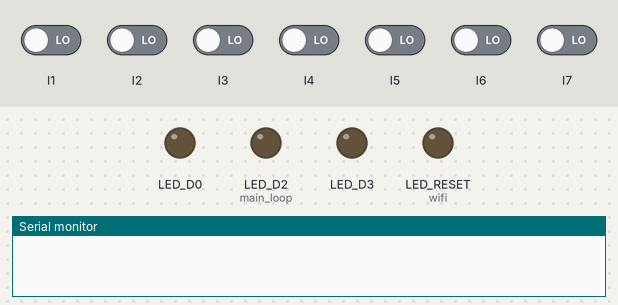
Recording of a sketch running on a simulated Arduino Opta. Shown: output pins drawn as LEDs (lit = HIGH), the last lines printed to the serial monitor. Inputs (shaded band) come from the test bench; at power-on: I1–7 LOW. WiFi joins after 1.5 s; servers stay silent unless stated; network time is answered at once with the bench clock; the local clock reads 2024-03-15 10:24:30 at power-on unless the sketch sets it; no MQTT or app messages arrive unless stated; not simulated (calls return 0 or success): secrets.h; names the files do not define were given values by the test bench: SECRET_MQTT_PORT = 1883; pins used as bus, display or sensor lines are not drawn.

Above: at 0.0 s.
At 7.2 s:
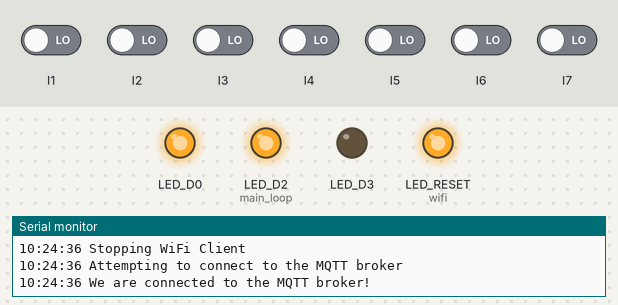
7.3 s: I1 driven HIGH and I2 driven HIGH
10.3 s: I2 driven LOW
At 10.61 s:
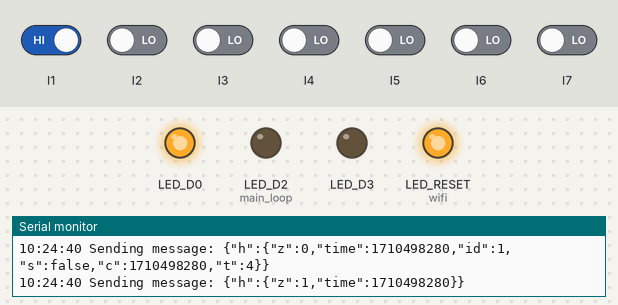
Timing chart, 0 to 19.3 s (numbered marks = the images above; inputs shaded):
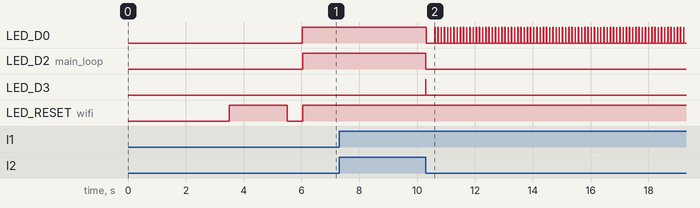

The sketch:

supervatten.ino
```cpp
#include <WiFi.h>
#include <WiFiSSLClient.h>
#include <NTPClient.h>
#include <WiFiUdp.h>
#include <MQTT.h>
#include <ArduinoJson.h>
#include "secrets.h"

const char topic[]  = "anders/hej";

const long send_interval = 10000;
unsigned long previous_send = 0;

bool status[7] = {0, 0, 0, 0, 0, 0, 0};
bool g_status[7] = {0, 0, 0, 0, 0, 0, 0};
unsigned long senaste_andring[7] = {0, 0, 0, 0, 0, 0, 0};
unsigned long g_statustid[7] = {0, 0, 0, 0, 0, 0, 0};
unsigned long statustid = 0;

WiFiSSLClient client;
WiFiUDP ntpUDP;
MQTTClient mqttClient;
NTPClient timeClient(ntpUDP);

void setup() {
  Serial.begin(9600);
  delay(2000);

  Serial.println("Hello world");
  client.appendCustomCACert(SECRET_CACERT);
  pinMode(LED_D0, OUTPUT);
  pinMode(LED_D1, OUTPUT);
  pinMode(LED_D2, OUTPUT); // main loop
  pinMode(LED_D3, OUTPUT); //
  pinMode(LED_USER, OUTPUT); // mqtt
  pinMode(LED_RESET, OUTPUT); // wifi

  WiFi.begin(SECRET_SSID, SECRET_WEPKEY);
  mqttClient.begin(SECRET_MQTT_BROKER, SECRET_MQTT_PORT, client);

  timeClient.begin();

  do {
    digitalWrite(LED_RESET, HIGH);
    WiFi.begin(SECRET_SSID, SECRET_WEPKEY);
    delay(500);
    digitalWrite(LED_RESET, LOW);
    timeClient.update();
    delay(500);
  } while (WiFi.status() != WL_CONNECTED && timeClient.isTimeSet() != true);

  initInputs();

}


void loop() {
  digitalWrite(LED_D0, HIGH);

  delay(10);
  digitalWrite(LED_D0, LOW);
  digitalWrite(LED_D1, LOW);
  digitalWrite(LED_D2, LOW);
  digitalWrite(LED_D3, LOW);

  unsigned long ms = millis();

  if (WiFi.status() != WL_CONNECTED) {
    digitalWrite(LED_USER, LOW); //mqtt can not be connected

    logMsg(">>> Loop: Network not connected. Trying to reconnect.");
    digitalWrite(LED_RESET, HIGH);
    WiFi.begin(SECRET_SSID, SECRET_WEPKEY);
    delay(500);
    digitalWrite(LED_RESET, LOW);
    delay(3000);
    return;
  }
  else {
    digitalWrite(LED_RESET, HIGH); //Network OK
  }

  timeClient.update();

  if (!mqttClient.connected()) {
    logMsg(">>> Loop: MQTT not connected");

    digitalWrite(LED_USER, LOW);
    digitalWrite(LED_D0, HIGH);

    logMsg(">>> Loop: Trying to connect MQTT");

    connectMQTT();
    digitalWrite(LED_D3, HIGH);
    return;
  }
  else {
    digitalWrite(LED_USER, HIGH); //MQTT OK
  }

  mqttClient.loop();

  updateInputs();

  if ((ms - previous_send >= send_interval )) { //heartbeat
    digitalWrite(LED_D1, HIGH);
    previous_send = ms;

    String output = createHeartbeatMessage();
    logMsg("Sending message: " + output);

    digitalWrite(LED_D1, HIGH);
    mqttClient.publish(topic, output);
    digitalWrite(LED_D1, LOW);

  }

  delay(100);
}

void logMsg(String msg) {
    Serial.print(timeClient.getFormattedTime());
    Serial.print(" ");
    Serial.println(msg);
}

void flashError(int t, int loops, int led) {
  for (int x = 0; x < loops; x++) {
    digitalWrite(led, HIGH);
    delay(t);
    digitalWrite(led, LOW);
    delay(t);
  }
  delay(3000);
  return;
}

void initInputs() {
  pinMode(PIN_A0, INPUT); // Högtryckspump
  pinMode(PIN_A1, INPUT); // Tryckvakt
  pinMode(PIN_A2, INPUT); // Larm
  pinMode(PIN_A3, INPUT); // Matarpump
  pinMode(PIN_A4, INPUT); // Tanksensor
  pinMode(PIN_A5, INPUT); // Renspolning
  pinMode(PIN_A6, INPUT); // ?

  status[0] = digitalRead(PIN_A0);
  status[1] = true; // Få notis om den är false vid första avläsning
  status[2] = false; // FÅ noties om den är true vid första avläsning
  status[3] = digitalRead(PIN_A3);
  status[4] = digitalRead(PIN_A4);
  status[5] = digitalRead(PIN_A5);
  status[6] = digitalRead(PIN_A6);

  long t = timeClient.getEpochTime();

  for (int x = 0; x < 7; x++) {
    senaste_andring[x] = t;
  }

}

void updateInputs() {

  for (int x = 0; x < 7; x++) {
    g_status[x] = status[x];
  }

  status[0] = digitalRead(PIN_A0);
  status[1] = digitalRead(PIN_A1);
  status[2] = digitalRead(PIN_A2);
  status[3] = digitalRead(PIN_A3);
  status[4] = digitalRead(PIN_A4);
  status[5] = digitalRead(PIN_A5);
  status[6] = digitalRead(PIN_A6);

  statustid = timeClient.getEpochTime();

  for (int x = 0; x < 7; x++) {
    if (g_status[x] != status[x]) {
      g_statustid[x] = statustid - senaste_andring[x];
      senaste_andring[x] = statustid;
      String msg = createStatusMessage(x);
      sendMessage(msg);
      delay(100);
    }
  }

}

void sendMessage(String msg) {
  digitalWrite(LED_D0, HIGH);
  logMsg("Sending message: " + msg);

  mqttClient.publish(topic, msg);
  digitalWrite(LED_D0, LOW);
}

String createStatusMessage(int id) {
  const int capacity (JSON_OBJECT_SIZE(4) + (7 * JSON_OBJECT_SIZE(4)));
  StaticJsonDocument<capacity> doc;
  String output;

  JsonObject obj = doc.createNestedObject("h");
  obj["z"] = 0;
  obj["time"] = statustid;
  obj["id"] = id;
  obj["s"] = status[id];
  obj["c"] = senaste_andring[id];
  obj["t"] = g_statustid[id];

  serializeJson(doc, output);
  return output;
}

String createHeartbeatMessage() {
  const int capacity (JSON_OBJECT_SIZE(4) + (7 * JSON_OBJECT_SIZE(4)));
  StaticJsonDocument<capacity> doc;
  String output;

  JsonObject obj = doc.createNestedObject("h");

  obj["z"] = 1;
  obj["time"] = timeClient.getEpochTime();

  serializeJson(doc, output);
  return output;
}


void checkMessages() {
/*
  int messageSize = mqttClient.parseMessage();
  if (messageSize) {
    Serial.print(timeClient.getFormattedTime());
    Serial.print(" ");
    Serial.print("Received a message with topic '");
    Serial.print(mqttClient.messageTopic());
    Serial.print("', length ");
    Serial.print(messageSize);
    Serial.print(" bytes:");

    while (mqttClient.available()) {
      Serial.print((char)mqttClient.read());
    }
    Serial.println();

  }
  */
}


bool connectMQTT() {
  logMsg("Stopping WiFi Client");
  client.stop();
  logMsg("Attempting to connect to the MQTT broker");
  digitalWrite(LED_D2, HIGH);

  if (!mqttClient.connect(SECRET_CLIENTNAME, SECRET_MQTT_USER, SECRET_MQTT_PASS)) {
    digitalWrite(LED_D3, HIGH);
    logMsg("MQTT not connected!");
    flashError(1000, 6, LED_USER);
    delay(5000);
    return false;
  }

  digitalWrite(LED_USER, HIGH) ;
  logMsg("We are connected to the MQTT broker!");

  flashError(200, 3, LED_USER);

  return true;
}
```

Measured:
- by itself, LED_D0: repeats every 0.11 s: HIGH 0.01 s, LOW 0.10 s
